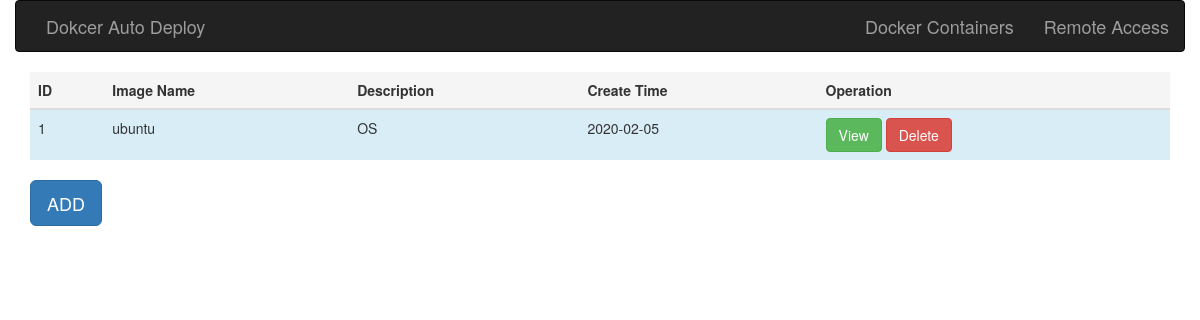
The app's page /, older data.
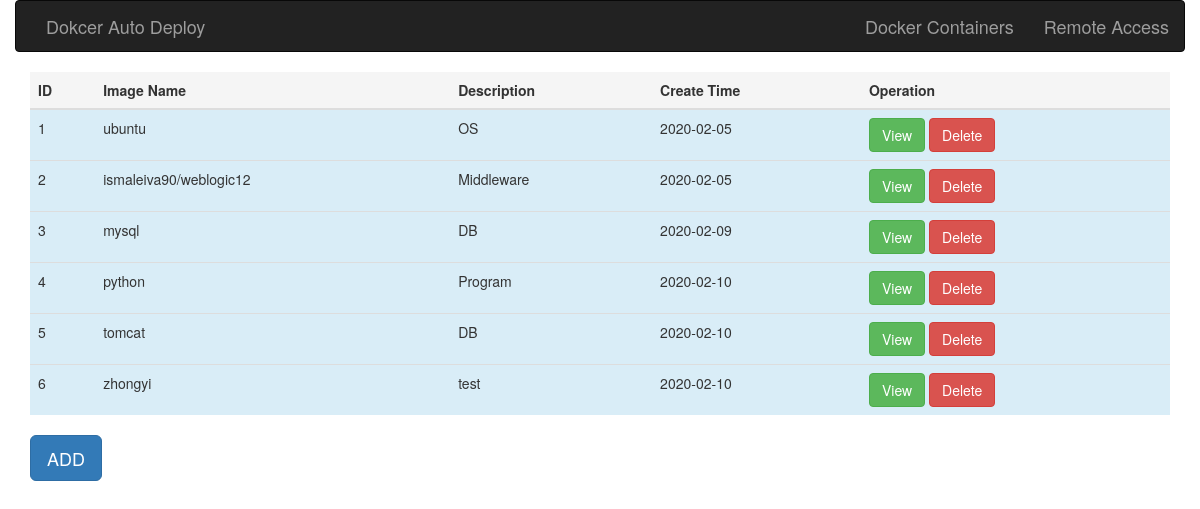
The same page, newer data.
### app.py (models this page shows, shortened)
class Environments(db.Model):
    __tablename__ = 'environments'
    id = db.Column(db.Integer, primary_key=True)
    name = db.Column(db.String(1024), nullable=False)
    description = db.Column(db.String(1024), nullable=False)
    create_time = db.Column(db.Date, default=datetime.date.today())

### app.py (the view, shortened to what this page needs)
@app.route('/', methods=['GET', 'POST'])
def show_environments_list():
    form = EnvironmentsListForm()
    db.create_all()
    if request.method == 'GET':
        envlists = Environments.query.all()
        return render_template('index.html', envlists=envlists, form=form)

### templates/index.html (shortened to what this page needs)
{% extends "base_env.html" %}
{% import "bootstrap/wtf.html" as wtf %}
{% block page_content %}
<table class="table table-hover">
    <thead>
        <th class="active">ID</th>
        <th class="active">Image Name</th>
        <th class="active">Description</th>
        <th class="active">Create Time</th>
        <th class='active'>Operation</th>
    </thead>
    <tbody>
        {% for todo in envlists %}
            <tr class="info">
                <td>{{ loop.index }}</td>
                <td>{{ todo.name }}</td>
                <td>{{ todo.description }}</td>
                <td>{{ todo.create_time }}</td>
                <td>
                    <a href="{{ url_for('show_version_list', env_id=todo.id) }}" class="btn btn-success" role ="button">View</a>
                    <a href="{{ url_for('delete_environments_list', id=todo.id) }}" class="btn btn-danger" role ="button">Delete</a>
                </td>
            </tr>
        {% endfor %}
    </tbody>
</table>
<button type="button" class="btn btn-primary btn-lg" data-toggle="modal" data-target="#myModal"> ADD </button>
{% endblock %}

### templates/base_env.html (shortened to what this page needs)
{% extends "bootstrap/base.html" %}
{% block navbar %}
    <nav class="navbar navbar-inverse container">
        <div class="navbar-header"> <a class="navbar-brand" href="{{ url_for('show_environments_list') }}">Dokcer Auto Deploy</a> </div>
        <div class="nav navbar-nav navbar-right"> <a class="navbar-brand" href="http://16.155.196.122:8080/">Remote Access</a> </div>
        <div class="nav navbar-nav navbar-right"> <a class="navbar-brand" href="{{ url_for('show_docker_ps_a') }}">Docker Containers</a> </div>
    </nav>
{% endblock %}
{% block content %}
    <div class="container">
        {% block page_content %} {% endblock %}
    </div>
{% endblock %}

Row changes from the older to the newer data that the page shows:
added Environments: name "ismaleiva90/weblogic12", description "Middleware", create_time "2020-02-05"
added Environments: name "mysql", description "DB", create_time "2020-02-09"
added Environments: name "python", description "Program", create_time "2020-02-10"
added Environments: name "tomcat", description "DB", create_time "2020-02-10"
added Environments: name "zhongyi", description "test", create_time "2020-02-10"
